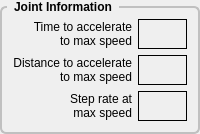
             <widget class="QGroupBox" name="gridGroupBox">
              <property name="styleSheet">
               <string notr="true">QGroupBox {
    font: bold;
    border: 2px solid silver;
    border-radius: 6px;
    margin-top: 6px;
}

QGroupBox::title {
    subcontrol-origin: margin;
    left: 7px;
    padding: 0px 5px 0px 5px;
}</string>
              </property>
              <property name="title">
               <string>Joint Information</string>
              </property>
              <layout class="QGridLayout" name="gridLayout_27">
               <item row="0" column="1">
                <widget class="QLabel" name="timeJoint_0">
                 <property name="frameShape">
                  <enum>QFrame::Box</enum>
                 </property>
                 <property name="text">
                  <string>&lt;html&gt;&lt;head/&gt;&lt;body&gt;&lt;p align=&quot;center&quot;&gt;&lt;br/&gt;&lt;/p&gt;&lt;/body&gt;&lt;/html&gt;</string>
                 </property>
                </widget>
               </item>
               <item row="0" column="0">
                <widget class="QLabel" name="label_181">
                 <property name="text">
                  <string>&lt;html&gt;&lt;head/&gt;&lt;body&gt;&lt;p align=&quot;right&quot;&gt;Time to accelerate&lt;br/&gt;to max speed&lt;/p&gt;&lt;/body&gt;&lt;/html&gt;</string>
                 </property>
                </widget>
               </item>
               <item row="1" column="0">
                <widget class="QLabel" name="label_182">
                 <property name="text">
                  <string>&lt;html&gt;&lt;head/&gt;&lt;body&gt;&lt;p align=&quot;right&quot;&gt;Distance to accelerate&lt;br/&gt;to max speed&lt;/p&gt;&lt;/body&gt;&lt;/html&gt;</string>
                 </property>
                </widget>
               </item>
               <item row="1" column="1">
                <widget class="QLabel" name="distanceJoint_0">
                 <property name="frameShape">
                  <enum>QFrame::Box</enum>
                 </property>
                 <property name="text">
                  <string>&lt;html&gt;&lt;head/&gt;&lt;body&gt;&lt;p align=&quot;center&quot;&gt;&lt;br/&gt;&lt;/p&gt;&lt;/body&gt;&lt;/html&gt;</string>
                 </property>
                </widget>
               </item>
               <item row="2" column="0">
                <widget class="QLabel" name="label_185">
                 <property name="text">
                  <string>&lt;html&gt;&lt;head/&gt;&lt;body&gt;&lt;p align=&quot;right&quot;&gt;Step rate at&lt;br/&gt;max speed&lt;/p&gt;&lt;/body&gt;&lt;/html&gt;</string>
                 </property>
                </widget>
               </item>
               <item row="2" column="1">
                <widget class="QLabel" name="stepRateJoint_0">
                 <property name="frameShape">
                  <enum>QFrame::Box</enum>
                 </property>
                 <property name="text">
                  <string>&lt;html&gt;&lt;head/&gt;&lt;body&gt;&lt;p align=&quot;center&quot;&gt;&lt;br/&gt;&lt;/p&gt;&lt;/body&gt;&lt;/html&gt;</string>
                 </property>
                </widget>
               </item>
              </layout>
             </widget>
